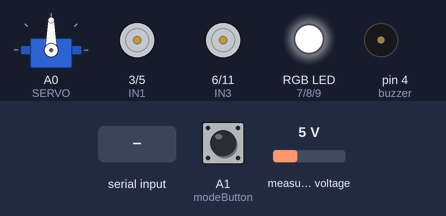
This sketch was run on a simulated Arduino Uno, built with avr-gcc and run on an emulated ATmega328P. Shown: servo, motor-driver pin pairs drawn as motors (green arrow = first pin HIGH = forward, orange = second pin HIGH = backward, longer = more drive), an RGB LED mixed from three pins (HIGH = lit), buzzer (waves = sounding). The inputs (shaded band) are chosen by the test bench; at power-on: measured voltage 5 V, A1 (modeButton) HIGH.

Above: at 1.2 s.
1.3 s: measured voltage set to 3.2 V
3.9 s: measured voltage set to 2.8 V
At 4.6 s:
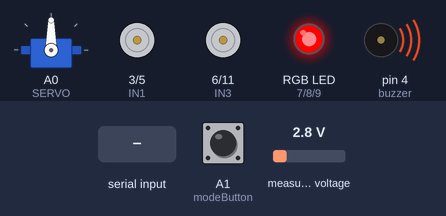
5.4 s: A1 (modeButton) pulled LOW for 0.15 s
At 7.5 s:
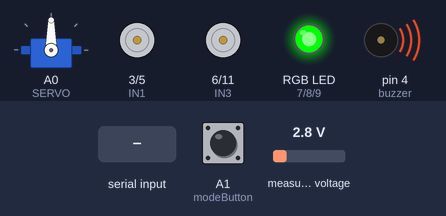
8.5 s: "0\n" received over Serial
At 9.3 s:
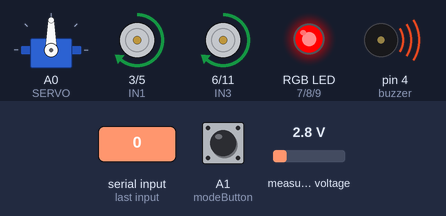
10.0 s: byte 49 ('1') received over Serial
At 10.5 s:
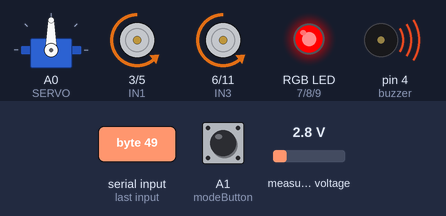
11.5 s: byte 50 ('2') received over Serial
At 12.8 s:
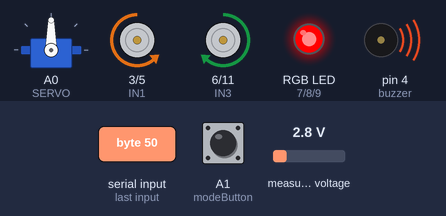
Timing chart, 0 to 14.0 s (numbered marks = the images above; inputs shaded):
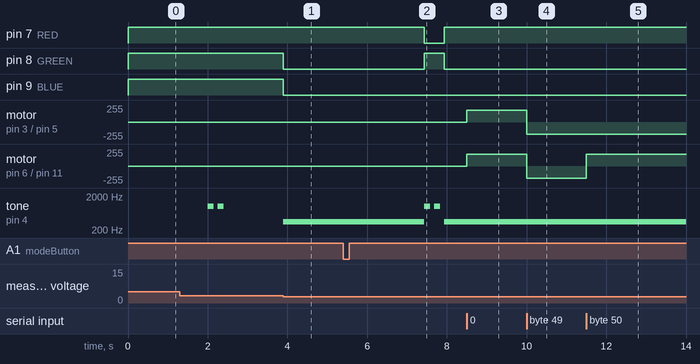

Measured:
- the behaviour switches between 3 and 2.9 V on measured voltage (found by bisection; images 0 and 1)
- after the input at 3.9 s, pin 8 (GREEN), pin 9 (BLUE): HIGH → LOW at once; tone on pin 4 (buzzer): silent → 350 Hz at once
- after the input at 5.4 s, pin 7 (RED): HIGH → LOW after 2.0 s, → HIGH 0.50 s later; pin 8 (GREEN): LOW → HIGH after 2.0 s, → LOW 0.50 s later; tone on pin 4 (buzzer): plays 1000 Hz for 0.15 s, 1000 Hz for 0.15 s, 350 Hz for 0.57 s, starting after 2.0 s
- after the input at 8.5 s, motor on pin 3 (IN1) / pin 5 (IN2), motor on pin 6 (IN3) / pin 11 (IN4): stopped → forward 180/255 at once
- after the input at 10.0 s, motor on pin 3 (IN1) / pin 5 (IN2), motor on pin 6 (IN3) / pin 11 (IN4): forward 180/255 → backward 180/255 at once
- after the input at 11.5 s, motor on pin 6 (IN3) / pin 11 (IN4): backward 180/255 → forward 180/255 at once
- by itself, tone on pin 4 (buzzer): alternates 1000 Hz for 0.15 s and silent for 0.10 s, 4 changes in all, then stays silent

The sketch:

Robot.ino
```cpp
#include <Servo.h>
#include <Arduino.h>
#include <Wire.h>
#include "INA226.h"

//MODE_BUTTON
const int modeButton=A1;
bool rawState=HIGH;
bool lastRawState=HIGH;
bool stableState=HIGH;
const unsigned long confirmationTime=2000;
unsigned long lastButtonPress=0;
bool modeConfirmed=false;

//RGB_LED
const int RED=7;
const int GREEN=8;
const int BLUE=9;

///INA226
INA226 ina(0x44);

//IR Sensors
const int IR1=10;
const int IR2=2;
const int IR3=12;
const int IR4=13;

//DC Motors
const int IN1=3;
const int IN2=5;
const int IN3=6;
const int IN4=11;

//Servo Motor
const int SERVO=A0;
const int LOOK_LEFT=30;
const int LOOK_CENTER=90;
const int LOOK_RIGHT=150;
const int SAFE_DISTANCE=30;
Servo servo;

//Buzzer
const int buzzer=4;

//Ultrasonic
const int Trig=A2;
const int Echo=A3;

enum Mode {
  IDLE,
  REMOTE,
  LINE_FOLLOW,
  OBSTACLE,
  MAZE,
  BLUETOOTH
};

Mode currentMode=IDLE;
int modeCounter=0;

const int SPEED_FAST=220;
const int SPEED_NORMAL=180;
const int SPEED_SLOW=100;
#define LOW_BATTERY_VOLTAGE 3

//--------------------------------------------------------
void setup() {
  Serial.begin(9600);

  //Ultrasonic
  pinMode(Trig, OUTPUT);
  pinMode(Echo, INPUT);

  //Servo Motor
  servo.attach(SERVO);
  servo.write(LOOK_CENTER);

  //DC Motors
  pinMode(IN1, OUTPUT);
  pinMode(IN2, OUTPUT);
  pinMode(IN3, OUTPUT);
  pinMode(IN4, OUTPUT);

  //IR Sensors
  pinMode(IR1, INPUT);
  pinMode(IR2, INPUT);
  pinMode(IR3, INPUT);
  pinMode(IR4, INPUT);

  //RGB_LED
  pinMode(RED, OUTPUT);
  pinMode(GREEN, OUTPUT);
  pinMode(BLUE, OUTPUT);

  digitalWrite(RED, HIGH);  //led is white initially
  digitalWrite(BLUE, HIGH);
  digitalWrite(GREEN, HIGH);

  //Mode Button
  pinMode(modeButton, INPUT_PULLUP);

  //INA226
  Wire.begin();
  ina.begin();
}

//--------------------------------------------------------

//Servo Motor
void lookAt(int angle) {
  servo.write(angle);
  delay(150);
}

//--------------------------------------------------------
//DC Motors

void rotateLeft(int speed) {
  digitalWrite(IN1, LOW);
  digitalWrite(IN4, LOW);
  analogWrite(IN2, speed);
  analogWrite(IN3, speed);
}

void rotateRight(int speed) {
  digitalWrite(IN2, LOW);
  digitalWrite(IN3, LOW);
  analogWrite(IN1, speed);
  analogWrite(IN4, speed);
}

void stopMotors() {
  digitalWrite(IN1, LOW);
  digitalWrite(IN2, LOW);
  digitalWrite(IN3, LOW);
  digitalWrite(IN4, LOW);
}

void forward(int leftSpeed, int rightSpeed) {
  digitalWrite(IN2, LOW);
  digitalWrite(IN4, LOW);
  analogWrite(IN1, leftSpeed);
  analogWrite(IN3, rightSpeed);
}

void backward(int leftSpeed, int rightSpeed) {
  digitalWrite(IN1, LOW);
  digitalWrite(IN3, LOW);
  analogWrite(IN2, leftSpeed);
  analogWrite(IN4, rightSpeed);
}

void turnSlightLeft() {
  forward(SPEED_NORMAL, SPEED_FAST);
}

void turnSharpLeft() {
  forward(SPEED_SLOW, SPEED_FAST);
}

void turnSlightRight() {
  forward(SPEED_FAST, SPEED_NORMAL);
}

void turnSharpRight() {
  forward(SPEED_FAST, SPEED_SLOW);
}

//--------------------------------------------------------
//Ultrasonic

int computeDistance() {
  digitalWrite(Trig, LOW);
  delayMicroseconds(2);

  digitalWrite(Trig, HIGH);
  delayMicroseconds(10);
  digitalWrite(Trig, LOW);

  unsigned long timeout=micros();

  while(digitalRead(Echo)==LOW) {
    if(micros()-timeout>30000) return -1;  //no echo detected for 30ms, give up
  }

  unsigned long start=micros();

  while(digitalRead(Echo)==HIGH) {
    if(micros()-start>30000) return -1;  //echo too long
  }

  unsigned long stop=micros();

  unsigned long echoTime=stop-start;
  unsigned long distance=echoTime/58;

  return distance;
}

void obstacleAvoidance() {
  int center=computeDistance();

  if (center==-1) { //-1 <=> measurement failure
    stopMotors();
    return;
  }

  if(center>SAFE_DISTANCE) {
    forward(SPEED_NORMAL, SPEED_NORMAL);
    return;
  }

  stopMotors();  //obstacle found

  lookAt(LOOK_LEFT);
  int left=computeDistance();

  lookAt(LOOK_RIGHT);
  int right=computeDistance();

  lookAt(LOOK_CENTER);

  if(left==-1) left=0;
  if(right==-1) right=0;

  if(left<=SAFE_DISTANCE && right<=SAFE_DISTANCE) { //both directions are blocked
    backward(SPEED_NORMAL, SPEED_NORMAL);
    delay(250);
    stopMotors();
    return;
  }

  if(left>right) {
    rotateLeft(SPEED_NORMAL);
    delay(350);
  }
  else {
    rotateRight(SPEED_NORMAL);
    delay(350);
  }


  stopMotors();
}

//--------------------------------------------------------
//INA226
float getBatteryVoltage() {
  return ina.getBusVoltage();
}

float getMotorCurrent() {
  float shunt_mV=ina.getShuntVoltage_mV();

  //R100=0.1 ohms
  return (shunt_mV/1000.0)/0.1;
}

float getMotorPower() {
  return getBatteryVoltage()*getMotorCurrent();
}

void checkBattery() {
  float voltage=getBatteryVoltage();

  if(voltage<LOW_BATTERY_VOLTAGE) {
    setRedLED();
    tone(buzzer, 350);
  }

  else {
    noTone(buzzer);
  }
}

//--------------------------------------------------------
//IR Sensors

void lineFollower() {
  int s1=digitalRead(IR1);
  int s2=digitalRead(IR2);
  int s3=digitalRead(IR3);
  int s4=digitalRead(IR4);

  byte pattern=(s4<<3) | (s3<<2) | (s2<<1) | s1;

  switch (pattern) {
    case 0b0110:
      forward(SPEED_NORMAL, SPEED_NORMAL);
      break;

    case 0b0010:
      turnSlightRight();
      break;

    case 0b0001:
      turnSharpRight();
      break;

    case 0b0100:
      turnSlightLeft();
      break;

    case 0b1000:
      turnSharpLeft();
      break;

    case 0b1111:
      stopMotors();  //intersection
      break;

    case 0b0000:
      stopMotors();  //lost line
      break;

    default:
      forward(SPEED_NORMAL, SPEED_NORMAL);
  }
}

//--------------------------------------------------------
//Mode Button

void readModeButton() {
  static unsigned long debounceTime=0;
  rawState=digitalRead(modeButton);

  if (rawState!=lastRawState) debounceTime=millis();

  if (millis()-debounceTime>30) {
    if (rawState!=stableState) {
      stableState=rawState;

      if(stableState==LOW) {
        stopMotors(); //for safety
        modeCounter++;
        if (modeCounter>5) modeCounter=0;

        setStaticRGB((Mode)modeCounter);
        lastButtonPress=millis();
        modeConfirmed=false;
      }
    }
  }

  lastRawState=rawState;

  if (!modeConfirmed && (millis()-lastButtonPress>=confirmationTime)) {
    currentMode=(Mode) modeCounter;
    modeConfirmed=true;

    stopMotors(); //for safety
    setStaticRGB(currentMode);
    beepModeConfirmed();
  }
}

//--------------------------------------------------------
//Buzzer

void beepModeConfirmed() {
  for (int i=0; i<2; i++) {
    tone(buzzer, 1000);
    delay(150);
    noTone(buzzer);
    delay(100);
  }
}

void beepMazeSolved() {
  for (int i=0; i<2; i++) {
    tone(buzzer, 523);
    delay(120);

    tone(buzzer, 659);
    delay(120);

    tone(buzzer, 784);
    delay(180);

    noTone(buzzer);
    delay(500);
  }
}

//--------------------------------------------------------

void mazeSolver() {

}

//--------------------------------------------------------

void bluetoothControl() {
  if(Serial.available()>0) {
    char command=Serial.read();
    if(command=='\r' || command=='\n') {
      return;
    }

    switch(command) {
      case '0':
        forward(SPEED_NORMAL, SPEED_NORMAL);
        break;

      case '1':
        backward(SPEED_NORMAL, SPEED_NORMAL);
        break;

      case '2':
        rotateLeft(SPEED_NORMAL);
        break;

      case '3':
        rotateRight(SPEED_NORMAL);
        break;

      case '4':
        stopMotors();
        break;

      default: break;
    }
  }
}

//--------------------------------------------------------

void remoteControl() {
  if(Serial.available()>0) {
    char command=Serial.read();

    switch(command) {
      case '0':
        forward(SPEED_NORMAL, SPEED_NORMAL);
        break;

      case '1':
        backward(SPEED_NORMAL, SPEED_NORMAL);
        break;

      case '2':
        rotateLeft(SPEED_NORMAL);
        break;

      case '3':
        rotateRight(SPEED_NORMAL);
        break;

      case '4':
        stopMotors();
        break;

      default: break;
    }
  }
}

//--------------------------------------------------------
//RGB LED

void setRedLED() {
  digitalWrite(RED, HIGH);
  digitalWrite(GREEN, LOW);
  digitalWrite(BLUE, LOW);
}

void setStaticRGB(Mode mode) {
  switch (mode) {
    case IDLE:
    {  //WHITE
      digitalWrite(RED, HIGH);
      digitalWrite(GREEN, HIGH);
      digitalWrite(BLUE, HIGH);
      break;
    }

    case REMOTE:
    {  //GREEN
      digitalWrite(RED, LOW);
      digitalWrite(GREEN, HIGH);
      digitalWrite(BLUE, LOW);
      break;
    }

    case LINE_FOLLOW:
    {  //CYAN
      digitalWrite(RED, LOW);
      digitalWrite(GREEN, HIGH);
      digitalWrite(BLUE, HIGH);
      break;
    }

    case OBSTACLE:
    {  //YELLOW
      digitalWrite(RED, HIGH);
      digitalWrite(GREEN, HIGH);
      digitalWrite(BLUE, LOW);
      break;
    }

    case MAZE:
    {  //MAGENTA
      digitalWrite(RED, HIGH);
      digitalWrite(GREEN, LOW);
      digitalWrite(BLUE, HIGH);
      break;
    }

    case BLUETOOTH:
    {  //BLUE
      digitalWrite(RED, LOW);
      digitalWrite(GREEN, LOW);
      digitalWrite(BLUE, HIGH);
      break;
    }
  }
}

//--------------------------------------------------------

void loop() {
  checkBattery();
  readModeButton();

  if(!modeConfirmed) {
    stopMotors();
    return;
  }

  switch(currentMode) {
    case IDLE:            //0
      break;

    case REMOTE:          //1
      remoteControl();
      break;

    case LINE_FOLLOW:     //2
      lineFollower();
      break;

    case OBSTACLE:        //3
      obstacleAvoidance();
      break;

    case MAZE:            //4
      mazeSolver();
      break;

    case BLUETOOTH:       //5
      bluetoothControl();
      break;
  }
}
```
